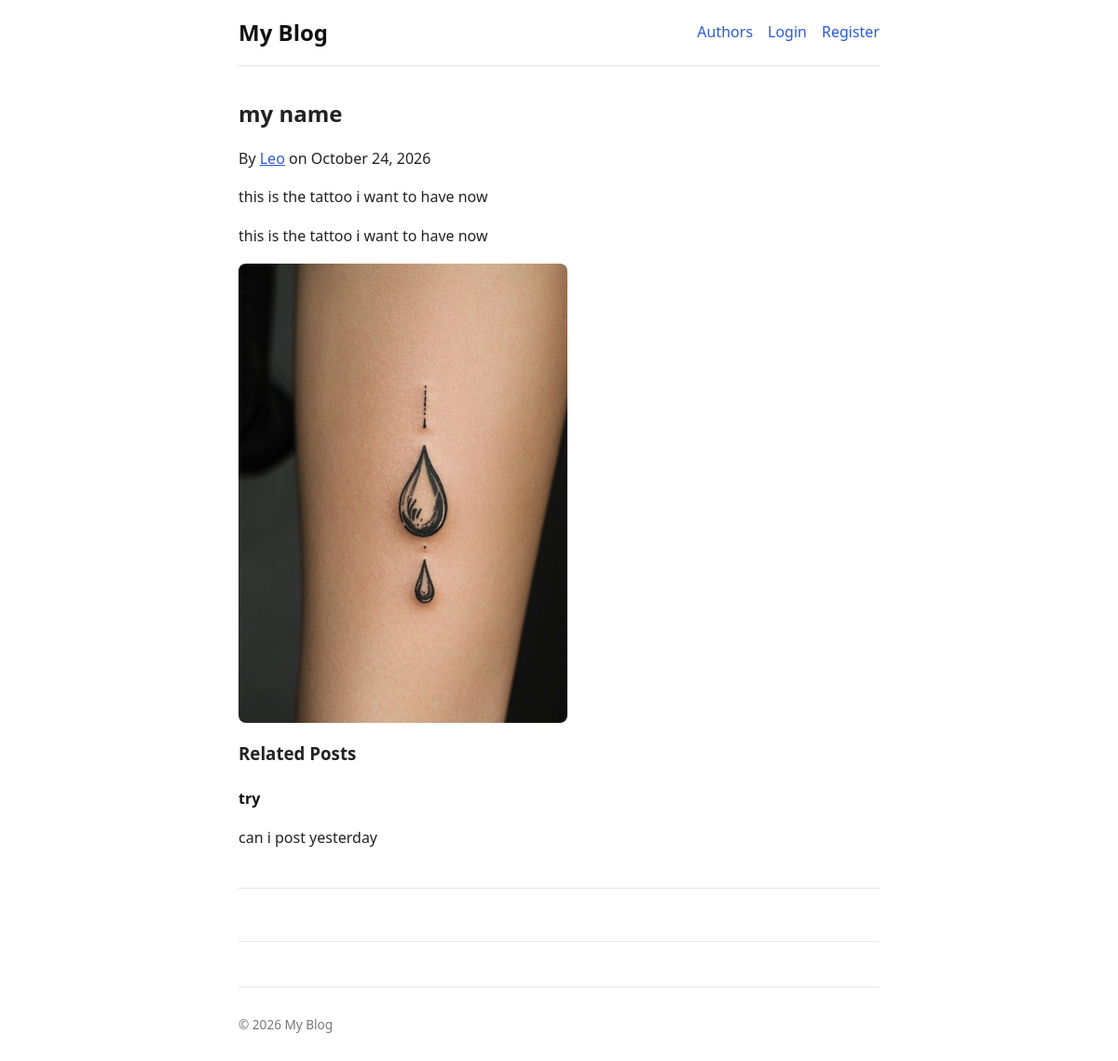
Page /blog/name/ on the committed database.
### blog/models.py (models this page shows)
class Post(models.Model):
    title = models.CharField(max_length=200)
    slug = models.SlugField(max_length=200, unique=True, help_text="A slug is a short label for something, containing only letters, numbers, underscores or hyphens. They’re generally used in URLs.")
    author = models.ForeignKey(User, on_delete=models.CASCADE, related_name='posts')
    category = models.ForeignKey(Category, on_delete=models.SET_NULL, null=True, blank=True, related_name='posts')
    content = RichTextUploadingField()
    created_at = models.DateTimeField(auto_now_add=True)
    updated_at = models.DateTimeField(auto_now=True)
    published_at = models.DateTimeField(default=timezone.now)
    is_published = models.BooleanField(default=True)
    tags = models.ManyToManyField(Tag, blank=True, related_name='posts')
    image = models.ImageField(upload_to='post_images/', blank=True, null=True)
    objects = PostQuerySet.as_manager()
    @property
    def is_live(self):
        return self.is_published and self.published_at <= timezone.now()

### blog/views.py (the view)
# urls.py: path('<slug:slug>/', views.post_detail, name='post_detail'),
def post_detail(request, slug):
    post = get_object_or_404(Post, slug=slug)
    if not post.is_live and post.author != request.user:
        raise Http404
    related_posts = Post.objects.published().exclude(id=post.id)
    if post.category:
        related_posts = related_posts.filter(category=post.category)
    elif post.tags.exists():
        related_posts = related_posts.filter(tags__in=post.tags.all()).distinct()
    else:
        related_posts = related_posts.none()
    related_posts = related_posts.order_by('-published_at')[:3]
    return render(request, 'blog/post_detail.html', {'post': post, 'related_posts': related_posts})

### blog/models.py (called while the page is built)
    def published(self):
        return self.filter(is_published=True, published_at__lte=timezone.now())

### blog/templates/blog/post_detail.html (shortened to what this page needs)
{% extends 'blog/base.html' %} {% block title %}{{post.title}}{% endblock %}
{%block content %}
<article>
  <h2>{{ post.title }}</h2>
  <p>
  By <a href="{% url 'author_detail' post.author.username %}">{{ post.author }}</a>
  on {{ post.published_at|date:"F j, Y" }}
</p>
  <p>{{ post.content|safe }}</p>
  <div>{{ post.content|safe }}</div>
{% if post.image %}
  <img src="{{ post.image.url }}" alt="{{ post.title }}" class="post-image">
{% endif %}
{% if related_posts %}
    <section>
      <h3>Related Posts</h3>
        {% for related in related_posts %}
         <article>
          <h4><a href="{% url 'post_detail' related.slug %}">{{ related.title }}</a></h4>
          <p>{{ related.content|striptags|truncatewords:20 }}</p>
         </article>
        {% endfor %}
        </section>
{% endif %}
</article>
{% endblock %}

### static/css/style.css (style rules this page uses)
:root { --text: #222; --muted: #777; --line: #e5e5e5; --accent: #2a5bd7; }
* { box-sizing: border-box; }
body { font-family: system-ui, sans-serif; max-width: 720px; margin: 0 auto; padding: 0 1rem 2rem; line-height: 1.6; color: var(--text); }
a { color: var(--accent); }
article { margin-bottom: 2rem; padding-bottom: 1.5rem; border-bottom: 1px solid var(--line); }
article h2, article h4 { margin-bottom: 0.25rem; }
article h2 a, article h4 a { text-decoration: none; color: #111; }
.post-image { display: block; max-width: 100%; height: auto; margin-top: 1rem; border-radius: 8px; }
img { max-width: 100%; height: auto; }
.post-image { display: block; margin-top: 1rem; border-radius: 8px; }

### rows in the picture
Post: title "my name", author "Leo", published_at "October 24, 2026", content "this is the tattoo i want to have now", image (picture)
Post: title "try", content "can i post yesterday"
